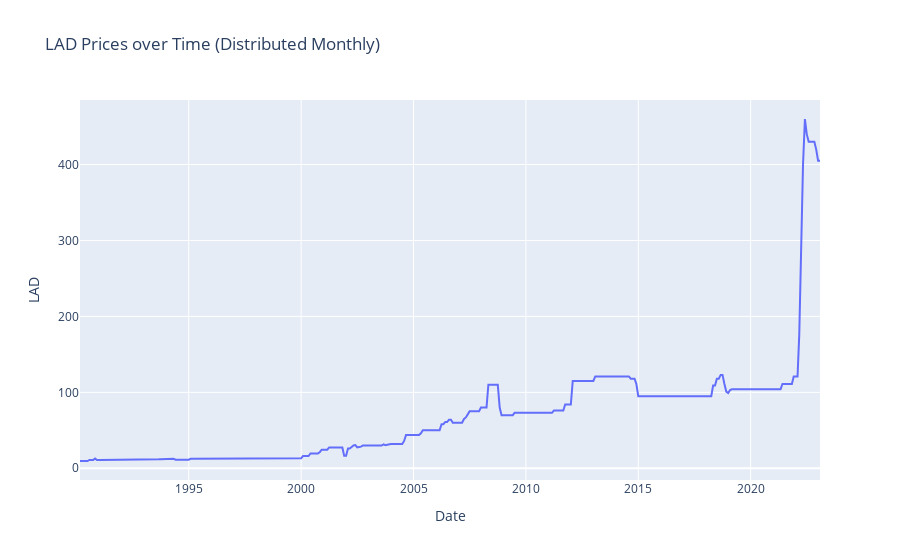

Notebook source saved alongside this figure:
### Code cell
import plotly.express as px

# Create a line plot of the LAD values over time using Plotly
fig = px.line(df_monthly, x=df_monthly.index, y='LAD', title='LAD Prices over Time (Distributed Monthly)')
fig.show()

### Figure 1 — Plotly figure (JSON) as saved in the notebook; plotly's stock layout.template omitted (floating-point values rounded to 4 significant figures; data arrays with more than 128 entries replaced by an {"elided": "..."} marker saying what was removed)
{"data": [{"hovertemplate": "Date=%{x}<br>LAD=%{y}<extra></extra>", "legendgroup": "", "line": {"color": "#636efa", "dash": "solid"}, "marker": {"symbol": "circle"}, "mode": "lines", "name": "", "orientation": "v", "showlegend": false, "x": {"elided": "396 str values"}, "xaxis": "x", "y": {"elided": "396 float values"}, "yaxis": "y", "type": "scatter"}], "layout": {"xaxis": {"anchor": "y", "domain": [0.0, 1.0], "title": {"text": "Date"}}, "yaxis": {"anchor": "x", "domain": [0.0, 1.0], "title": {"text": "LAD"}}, "legend": {"tracegroupgap": 0}, "title": {"text": "LAD Prices over Time (Distributed Monthly)"}}}
